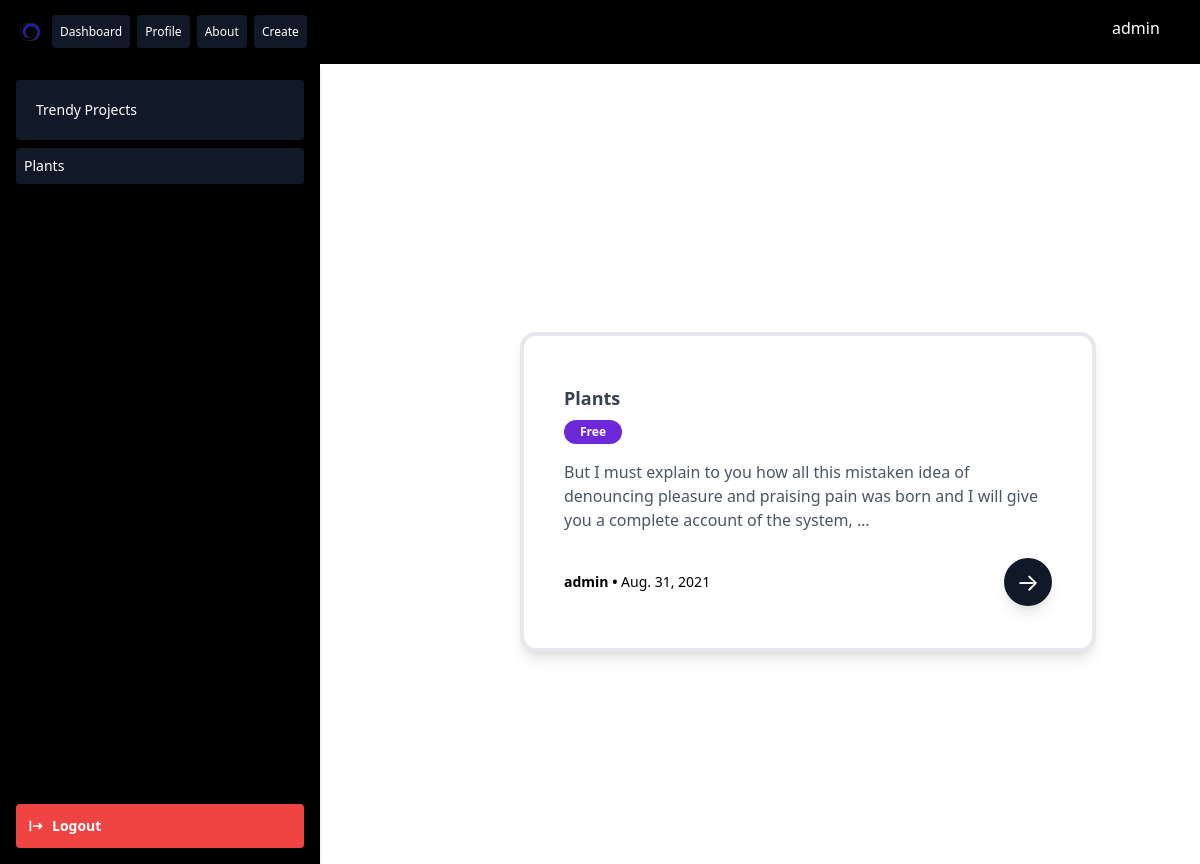
Page /projects/ (signed in) on the committed database.
### dbschema/models.py (models this page shows, shortened)
class Project(models.Model):
    curator = models.ForeignKey(User,
                                related_name='projects',
                                on_delete=models.CASCADE)
    published = models.DateField(auto_now_add=True)
    modified_time = models.DateTimeField(auto_now=True)
    description = models.TextField()
    institute = models.CharField(max_length=255)
    name = models.CharField(max_length=255)
    dburl = models.URLField()
    samples = models.PositiveIntegerField()
    def get_absolute_url(self):
        return reverse('project', args=[self.id])
    tags = TaggableManager()

### dbschema/views.py (the view)
# urls.py: path('', views.project_list, name='projects'),
def project_list(request):
    projects = Project.objects.all()
    context = {
        'projects': projects,
    }
    return render(request, 'dbschema/project-list.html', context)

### dbschema/templates/dbschema/project-list.html
{% extends 'dbschema/base.html' %}
{% block content %}
<section class="m-auto items-center">
{% for project in projects %}
<div class="">
  <div class="ml-24 min-w-400px mt-14 border-solid border-4 border-light-blue-500 bg-white max-w-xl rounded-2xl px-10 py-8 shadow-lg hover:shadow-2xl transition duration-500">
    <div class="mt-4">
      <h1 class="text-lg text-gray-700 font-semibold hover:underline cursor-pointer">{{ project.name }}</h1>
      <div class="flex mt-2">
            <span class="inline-block rounded-full text-white bg-purple-700 cursor-pointer px-4 py-1 text-xs font-bold mr-3">Free</span>
      </div>
      <p class="mt-4 text-md text-gray-600">{{ project.description|truncatewords:30 }}</p>
      <div class="flex justify-between items-center">
        <div class="mt-4 flex items-center space-x-4 py-6">
          <div class="text-sm font-semibold">{{ project.curator }} • <span class="font-normal"> {{ project.published }}</span></div>
        </div>
        <div class="p-6 bg-gray-900 rounded-full h-4 w-4 flex items-center justify-center text-2xl text-white mt-4 shadow-lg cursor-pointer">
            <a href="{{ project.get_absolute_url }}">
                →
            </a>
        </div>
      </div>
    </div>
  </div>
</div>
</section>
{% endfor %}
{% endblock %}
{% block othercontent %}
        {% for project in projects %}
        <div class="bg-gray-900 text-white p-2 rounded mt-2 cursor-pointer hover:bg-gray-700 hover:text-blue-300">{{ project.name }}</div>
        {% endfor %}
{% endblock %}

### dbschema/templates/dbschema/base.html (shortened to what this page needs)
{% load static %}
<!doctype html>
<html lang="en">
<head>
    <link href="https://unpkg.com/tailwindcss@2.0.1/dist/tailwind.min.css" rel="stylesheet">
</head>
<body>
<header class="w-full bg-black p-4 flex justify-between items-center">
  <nav class="flex items-center">
    <img class="cursor-pointer w-7 h-7" src="{% static 'img/tt-design.svg' %}" />
    <div class="text-white text-xs hidden sm:block ml-2">
      <a href="#" class="bg-gray-900 hover:bg-gray-700 p-2 rounded cursor-pointer">Dashboard</a>
      <a href="#" class="bg-gray-900 hover:bg-gray-700 p-2 rounded cursor-pointer ml-1">Profile</a>
      <a href="#" class="bg-gray-900 hover:bg-gray-700 p-2 rounded cursor-pointer ml-1">About</a>
      <a href="#" class="bg-gray-900 hover:bg-gray-700 p-2 rounded cursor-pointer ml-1">Create</a>
    </div>
  </nav>
  <div class="mr-10 text-white w-8 h-8 cursor-pointer">
    {{ request.user.username }}
  </div>
</header>
<main class="flex w-full h-screen">
<aside class="w-80 h-screen bg-black shadow-md w-fulll hidden sm:block">
  <div class="flex flex-col justify-between h-screen p-4 bg-black">
      <div class="text-sm">
        <div class="bg-gray-900 text-white p-5 rounded cursor-pointer">Trendy Projects</div>
          {% block othercontent %}
          {% endblock %}
      </div>
      <div class="flex p-3 text-white bg-red-500 rounded cursor-pointer text-center text-sm">
        <button class="rounded inline-flex items-center">
          <span class="font-semibold">
              <a href="{% url 'logout' %}">
                Logout
              </a>
          </span>
        </button>
      </div>
  </div>
</aside>
    {% block content %}
    {% endblock %}
</main>
</body>
</html>

### rows in the picture
Project: name "Plants", description "But I must explain to you how all this mistaken idea of denouncing pleasure and praising pain was born and I will give you a complete account of the system, …", curator "admin", published "Aug. 31, 2021"

### other values in the picture
{{ request.user.username }} "admin"
